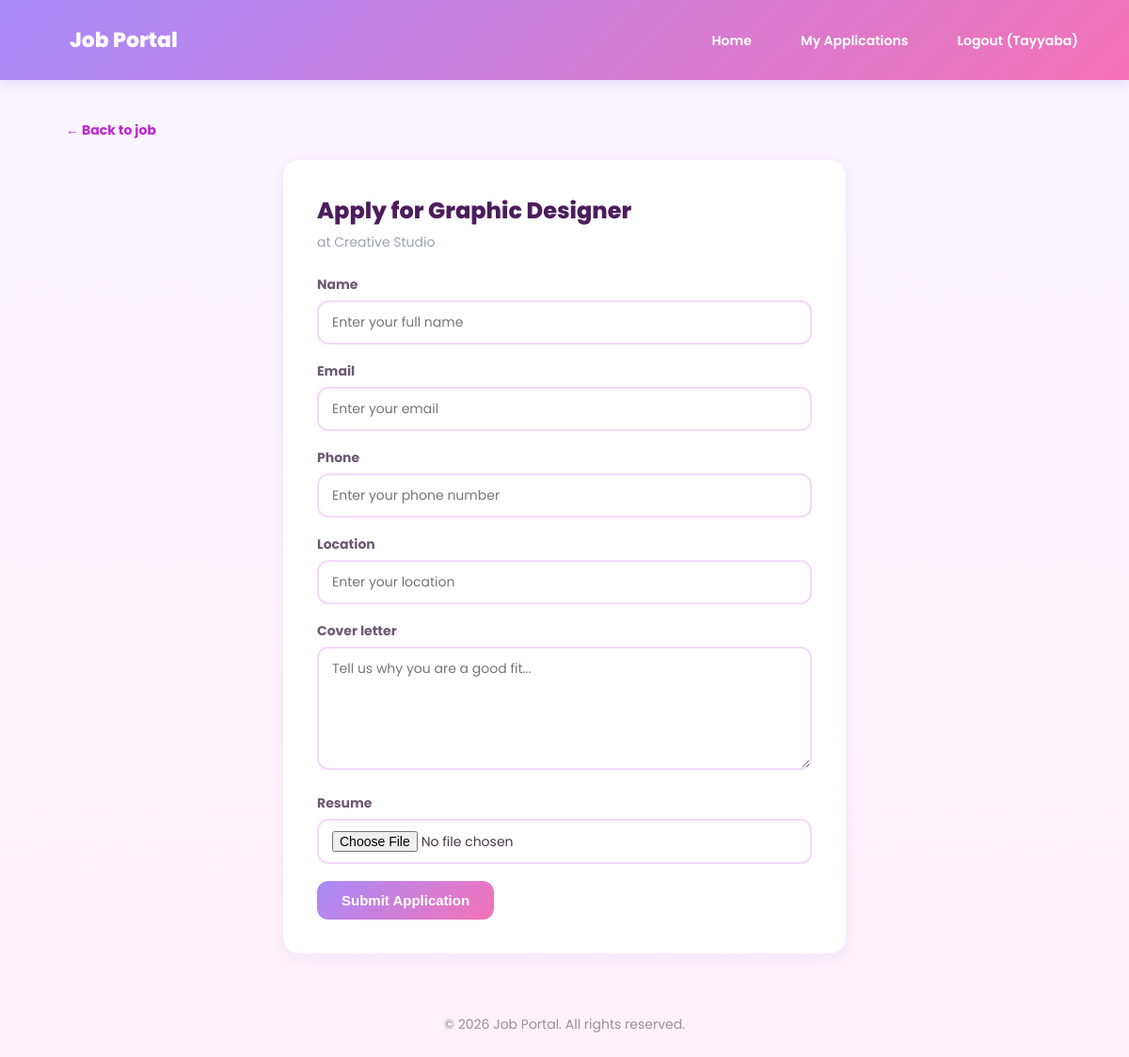
The app's page /job/2/apply/ (signed in) with its own data.
### apps/accounts/models.py (models this page shows)
class CustomUser(AbstractUser):
    ROLE_CHOICES = [
        ('employer', 'Employer'),
        ('seeker', 'Job Seeker'),
    ]
    role = models.CharField(max_length=20, choices=ROLE_CHOICES, default='seeker')

### apps/jobs/models.py (models this page shows, shortened)
class Job(models.Model):
    title = models.CharField(max_length=200)
    company = models.CharField(max_length=200)
    location = models.CharField(max_length=100)
    description = models.TextField()
    salary = models.CharField(max_length=100, blank=True)
    posted_date = models.DateTimeField(auto_now_add=True)
    posted_by = models.ForeignKey(
        settings.AUTH_USER_MODEL,
        on_delete=models.CASCADE,
        null=True,
        blank=True,
        related_name='posted_jobs'
    )

### apps/jobs/views.py (the view)
# urls.py: path('job/<int:pk>/apply/', views.apply_job, name='apply_job'),
@login_required
def apply_job(request, pk):
    job = get_object_or_404(Job, pk=pk)
    if request.user.role != 'seeker':
        messages.error(request, "Only job seekers can apply for jobs.")
        return redirect('job_detail', pk=job.pk)
    already_applied = Application.objects.filter(job=job, applicant=request.user).exists()
    if already_applied:
        messages.error(request, "You have already applied for this job.")
        return redirect('job_detail', pk=job.pk)
    if request.method == 'POST':
        form = ApplicationForm(request.POST, request.FILES)
        if form.is_valid():
            application = form.save(commit=False)
            application.job = job
            application.applicant = request.user
            application.save()
            messages.success(request, "Application submitted successfully!")
            return redirect('job_detail', pk=job.pk)
    else:
        form = ApplicationForm()
    return render(request, 'jobs/apply_job.html', {'form': form, 'job': job})

### apps/jobs/templates/jobs/apply_job.html (shortened to what this page needs)
{% extends 'jobs/base.html' %}
{% block content %}
<a href="{% url 'job_detail' job.pk %}" class="back-link">&larr; Back to job</a>
<div class="form-card">
    <div class="form-title">Apply for {{ job.title }}</div>
    <div class="form-subtitle">at {{ job.company }}</div>
    <form method="POST" enctype="multipart/form-data">
        {% for field in form %}
        <div class="form-group">
            <label>{{ field.label }}</label>
            {{ field }}
        </div>
        {% endfor %}
        <button type="submit" class="submit-btn">Submit Application</button>
    </form>
</div>
{% endblock %}

### apps/jobs/templates/jobs/base.html (shortened to what this page needs)
<!DOCTYPE html>
<html lang="en">
<head>
</head>
<body>
    <nav>
        <a href="{% url 'job_list' %}" class="logo">Job Portal</a>
        <div>
            <a href="{% url 'job_list' %}">Home</a>
            {% if user.is_authenticated %}
                {% if user.role == 'employer' %}
                    <a href="{% url 'job_create' %}">Post a Job</a>
                    <a href="{% url 'my_jobs' %}">My Jobs</a>
                {% elif user.role == 'seeker' %}
                    <a href="{% url 'my_applications' %}">My Applications</a>
                {% endif %}
                <a href="{% url 'logout' %}">
                    Logout ({{ user.username }})
                </a>
            {% else %}
                <a href="{% url 'login' %}">Login</a>
                <a href="{% url 'signup' %}">Sign Up</a>
            {% endif %}
        </div>
    </nav>
    <div class="container">
        {% block content %}
        {% endblock %}
    </div>
    <footer>
        &copy; 2026 Job Portal. All rights reserved.
    </footer>
</body>
</html>

### apps/jobs/templates/jobs/base.html (style rules this page uses)
* { margin: 0; padding: 0; box-sizing: border-box; }
body { font-family: 'Poppins', sans-serif; background: linear-gradient(180deg, #faf5ff 0%, #fdf2f8 100%); color: #493746; min-height: 100vh; }
nav { background: linear-gradient(135deg, #a78bfa, #f472b6); padding: 18px 40px; display: flex; justify-content: space-between; align-items: center; box-shadow: 0 4px 14px rgba(167, 139, 250, 0.25); }
nav .logo { color: white; font-size: 22px; font-weight: 800; text-decoration: none; }
nav a { color: white; text-decoration: none; margin-left: 20px; font-weight: 600; font-size: 14px; padding: 8px 14px; border-radius: 10px; transition: background 0.2s; }
.container { max-width: 1100px; margin: 0 auto; padding: 40px 20px; }
footer { text-align: center; padding: 24px; color: #a08d99; font-size: 14px; }

### apps/jobs/templates/jobs/apply_job.html (style rules this page uses)
.back-link { display: inline-block; margin-bottom: 20px; color: #c026d3; text-decoration: none; font-weight: 700; font-size: 14px; }
.form-card { background: white; border-radius: 18px; padding: 36px; box-shadow: 0 4px 16px rgba(167,139,250,0.14); border: 1px solid #fbe8ff; max-width: 600px; margin: 0 auto; }
.form-title { font-size: 24px; font-weight: 800; color: #4c1d5b; margin-bottom: 6px; }
.form-subtitle { color: #9ca3af; margin-bottom: 24px; font-size: 14px; }
.form-group { margin-bottom: 18px; }
.form-group label { display: block; font-weight: 700; font-size: 14px; color: #6b5a72; margin-bottom: 6px; }
.form-input, textarea, input[type="file"] { width: 100%; padding: 11px 14px; border: 2px solid #f3d9f9; border-radius: 12px; font-size: 14px; font-family: 'Poppins', sans-serif; }
.submit-btn { background: linear-gradient(135deg, #a78bfa, #f472b6); color: white; border: none; padding: 12px 26px; border-radius: 12px; font-weight: 700; font-size: 15px; cursor: pointer; }

### records on screen
CustomUser: username "Tayyaba"
Job: title "Graphic Designer", company "Creative Studio"

### other values on screen
{{ field.label }} "Name" "Email" "Phone" "Location" "Cover letter" "Resume"
